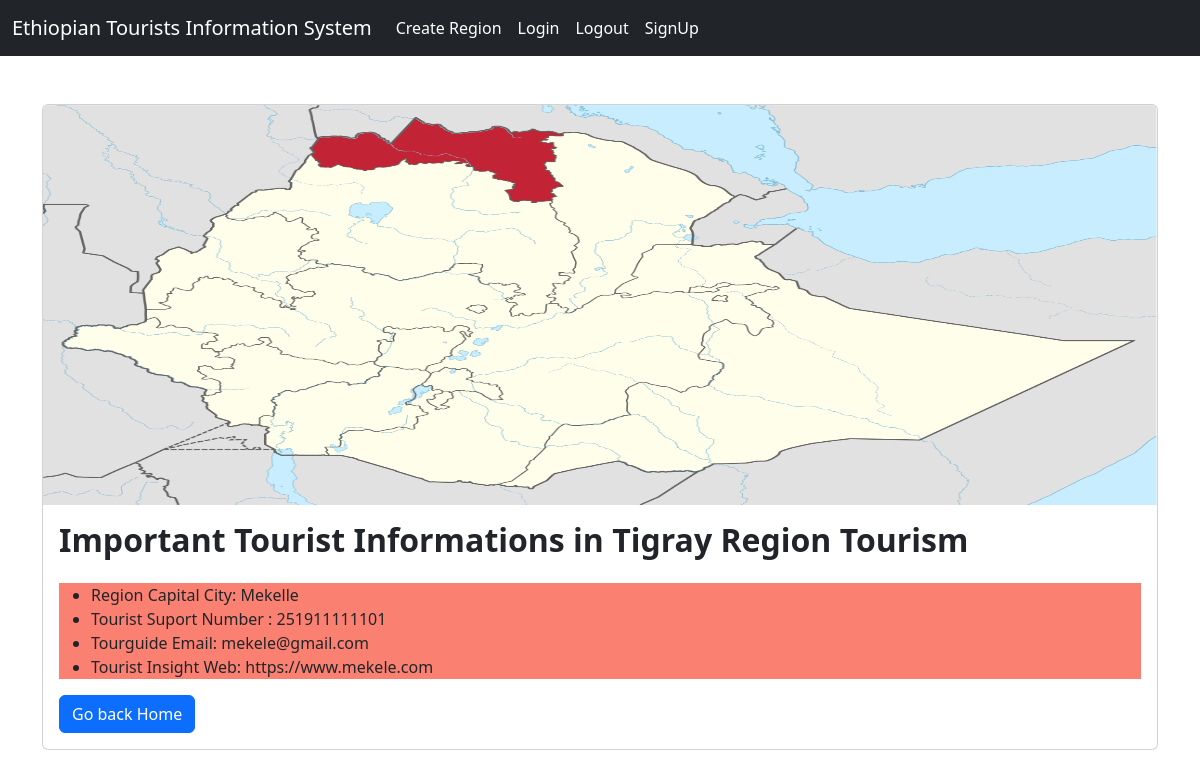
The app's page /read_more/3 with its own data.
### tourist_info/models.py (models this page shows, shortened)
class TouristInfo(models.Model):
    region_number=models.PositiveSmallIntegerField()
    region_name=models.CharField(max_length=200)
    capital_city=models.CharField(max_length=200)
    map=models.ImageField(upload_to='map')
    telephone=models.PositiveBigIntegerField()
    email=models.EmailField()
    website=models.URLField()

### tourist_info/views.py (the view)
# urls.py: path('read_more/<int:pk>', views.read_more, name='read_more'), #127.0.0.1:8000/read_more
def read_more(request, pk):
    region=TouristInfo.objects.get(id=pk)
    context={'region':region}
    return render(request, 'read_more.html', context=context)

### tourist_info/templates/read_more.html (shortened to what this page needs)
{%extends 'base.html'%}
{%block content%}
<div class="container">
<div class="card">
    <img class="card-img-top" src="{{region.map.url}}" width=300,  height=400, alt="{{region.name}} Regional Map">
    <div class="card-body">
      <h2 class="card-title" style="font-weight: bold">Important Tourist Informations in {{region.region_name}} Tourism</h2>
    <div class="row">
        <div class="col-12">
            <p class="card-text">
                <div style="background-color: salmon;">
                <ul>
                    <li>Region Capital City: {{region.capital_city}}</li>
                    <li>Tourist Suport Number : {{region.telephone}}</li>
                    <li>Tourguide Email: {{region.email}}</li>
                    <li>Tourist Insight Web: {{region.website}}</li>
                </ul>
            </div>
            </p>
                <a href="{% url "home" %}" class="btn btn-primary">Go back Home</a>
            </div>
        </div>
    </div>
  </div>
  {%endblock content%}

### records on screen
TouristInfo: map (picture), region_name "Tigray Region", capital_city "Mekelle", telephone "251911111101", email "mekele@gmail.com", website "https://www.mekele.com"
